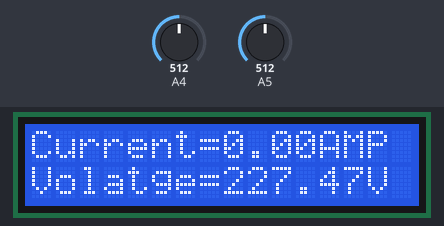
Recording of a sketch running on a simulated Arduino Uno, built with avr-gcc and run on an emulated ATmega328P. Parts: 16×2 character LCD. The inputs (shaded band) are chosen by the test bench; at power-on: A4 = 512, A5 = 512.

Above: at 1.2 s.
1.3 s: A4 set to 716
At 2.6 s:
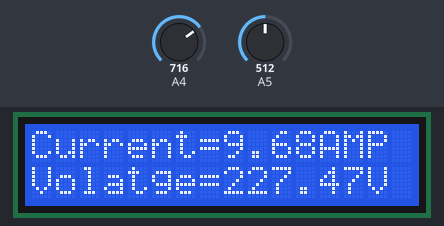
3.0 s: A5 set to 716
At 4.3 s:
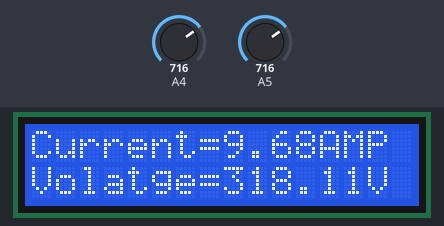
4.6 s: A4 set to 900
At 5.3 s:
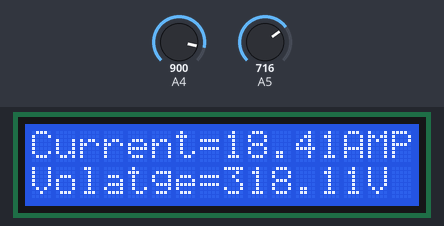
6.1 s: A5 set to 900
At 7.3 s:
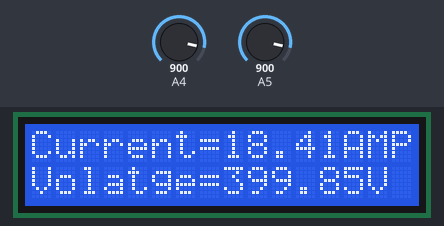
7.6 s: A4 set to 1023
At 8.0 s:
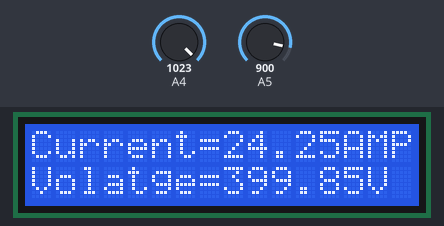
9.1 s: A5 set to 1023
At 10.0 s:
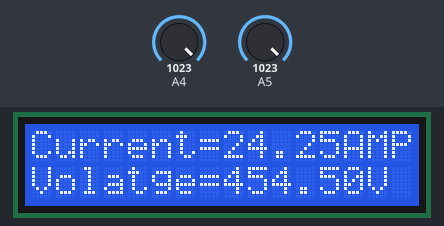
Timing chart, 0 to 11.7 s (numbered marks = the images above; inputs shaded):
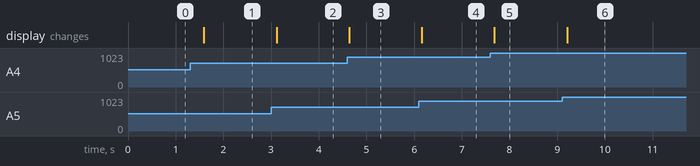

Measured:
- after the input at 1.3 s, the display: changes after 0.29 s (image 1)
- after the input at 3.0 s, the display: changes after 0.11 s (image 2)
- after the input at 4.6 s, the display: changes at once (image 3)
- after the input at 6.1 s, the display: changes after 0.06 s (image 4)
- after the input at 7.6 s, the display: changes after 0.08 s (image 5)
- after the input at 9.1 s, the display: changes after 0.11 s (image 6)

The sketch:

top_arduino.ino
```cpp
#include<LiquidCrystal.h>

LiquidCrystal LCD(9,8,5,4,3,2);
double offset=2.5;
double Sens=6.872;
double cur=0;
double tension=0;

void setup() {
  // put your setup code here, to run once:
  LCD.begin(16,2);

}

void loop() {
  // put your main code here, to run repeatedly:
double value=analogRead(A4);
double v=analogRead(A5);
v = v*90.9*5/1023;
tension = (value*5.0/1024);
cur=(tension-offset)*Sens*1.414;
LCD.clear();
LCD.setCursor(0,0);
LCD.print("Current=");
LCD.print(cur);
LCD.print("AMP");
LCD.setCursor(0,1);
LCD.print("Volatge=");
LCD.print(v);
LCD.print("V");
delay(500);
}
```
